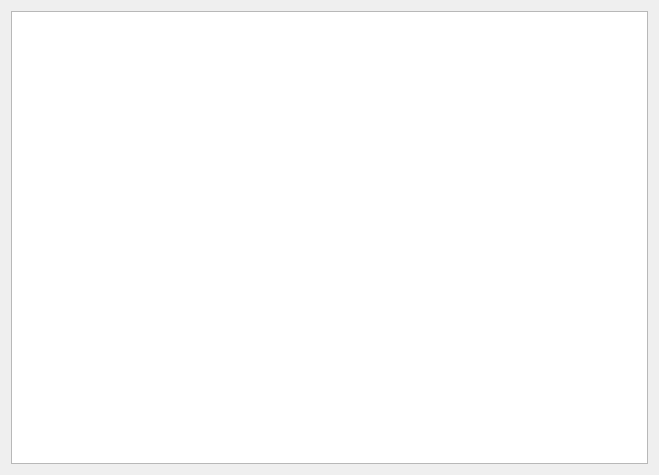
<?xml version="1.0" encoding="UTF-8"?>
<ui version="4.0">
 <class>text_tab</class>
 <widget class="QWidget" name="text_tab">
  <property name="geometry">
   <rect>
    <x>0</x>
    <y>0</y>
    <width>659</width>
    <height>475</height>
   </rect>
  </property>
  <property name="font">
   <font>
    <pointsize>11</pointsize>
   </font>
  </property>
  <property name="windowTitle">
   <string>Form</string>
  </property>
  <layout class="QGridLayout" name="gridLayout">
   <item row="0" column="0">
    <widget class="QPlainTextEdit" name="plainTextEdit">
     <property name="font">
      <font>
       <family>Courier</family>
       <pointsize>12</pointsize>
      </font>
     </property>
    </widget>
   </item>
  </layout>
 </widget>
 <resources/>
 <connections/>
</ui>
